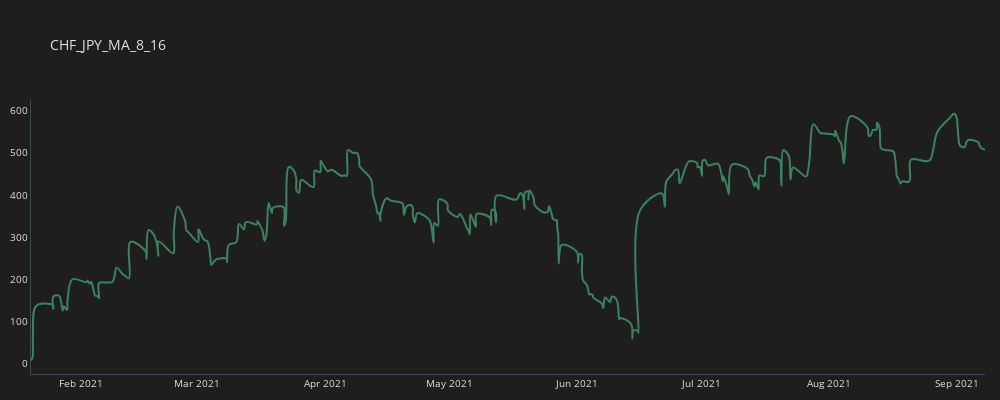
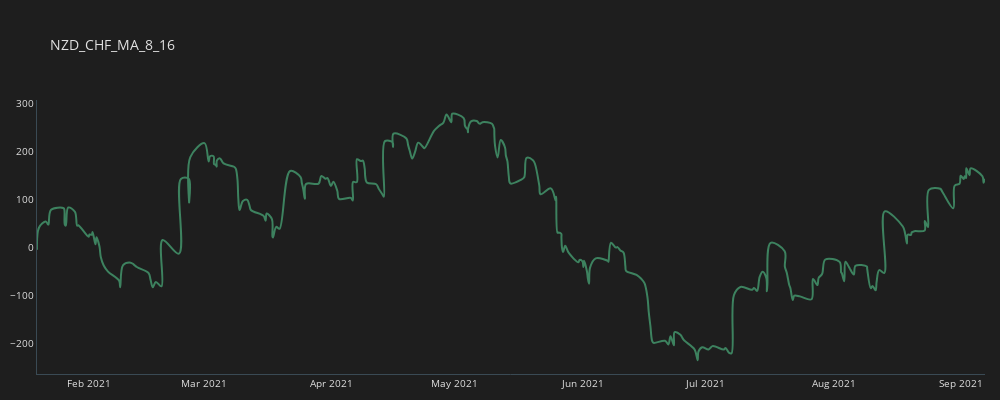
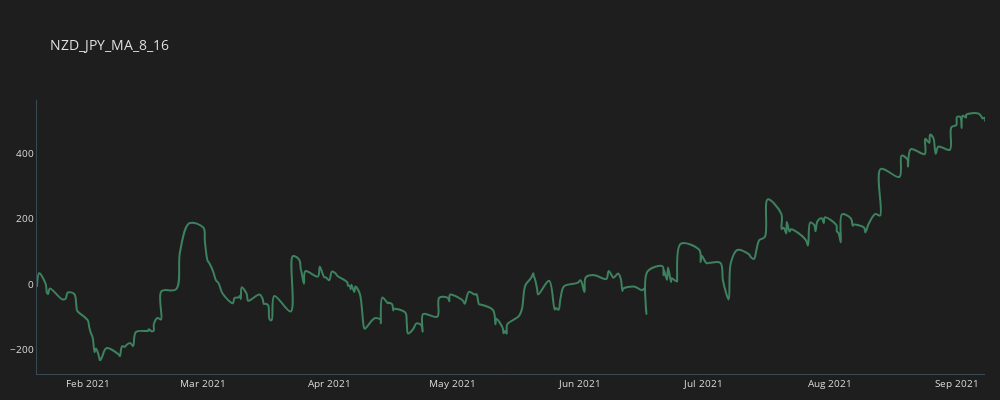
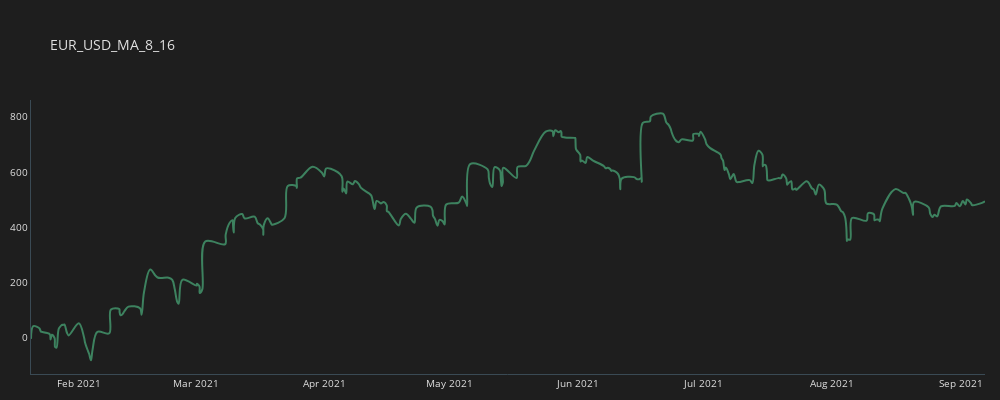

Notebook source saved alongside these figures, in order:
### Markdown cell above
#### 畫出九種貨幣對損益圖

### Code cell
c = 'MA_8_16' # 目前只討論這個 MA 組合

for p in our_pairs:
    temp_df = all_trades[ (all_trades['PAIR']==p) & (all_trades['CROSS']==c) ].copy()
    temp_df['CUM_GAIN'] = temp_df['GAIN'].cumsum()
    plot_line(temp_df, p + '_' + c)

### Figure 1 — Plotly figure (JSON) as saved in the notebook; plotly's stock layout.template omitted (floating-point values rounded to 4 significant figures; data arrays with more than 128 entries replaced by an {"elided": "..."} marker saying what was removed)
{"data": [{"line": {"color": "#3d825f", "shape": "spline", "width": 2}, "mode": "lines", "name": "CHF_JPY_GAIN", "type": "scatter", "x": {"elided": "279 str values"}, "y": {"elided": "279 float values"}}], "layout": {"font": {"color": "#e1e1e1", "size": 10}, "height": 400, "margin": {"b": 10, "l": 15, "r": 15}, "paper_bgcolor": "#1e1e1e", "plot_bgcolor": "#1e1e1e", "title": {"text": "CHF_JPY_MA_8_16"}, "width": 1000, "xaxis": {"linecolor": "#3a4a54", "linewidth": 1, "showgrid": false, "zeroline": false}, "yaxis": {"linecolor": "#3a4a54", "linewidth": 1, "showgrid": false, "zeroline": false}}}

### Figure 2 — Plotly figure (JSON) as saved in the notebook; plotly's stock layout.template omitted (floating-point values rounded to 4 significant figures; data arrays with more than 128 entries replaced by an {"elided": "..."} marker saying what was removed)
{"data": [{"line": {"color": "#3d825f", "shape": "spline", "width": 2}, "mode": "lines", "name": "CHF_JPY_GAIN", "type": "scatter", "x": {"elided": "275 str values"}, "y": {"elided": "275 float values"}}], "layout": {"font": {"color": "#e1e1e1", "size": 10}, "height": 400, "margin": {"b": 10, "l": 15, "r": 15}, "paper_bgcolor": "#1e1e1e", "plot_bgcolor": "#1e1e1e", "title": {"text": "NZD_CHF_MA_8_16"}, "width": 1000, "xaxis": {"linecolor": "#3a4a54", "linewidth": 1, "showgrid": false, "zeroline": false}, "yaxis": {"linecolor": "#3a4a54", "linewidth": 1, "showgrid": false, "zeroline": false}}}

### Figure 3 — Plotly figure (JSON) as saved in the notebook; plotly's stock layout.template omitted (floating-point values rounded to 4 significant figures; data arrays with more than 128 entries replaced by an {"elided": "..."} marker saying what was removed)
{"data": [{"line": {"color": "#3d825f", "shape": "spline", "width": 2}, "mode": "lines", "name": "CHF_JPY_GAIN", "type": "scatter", "x": {"elided": "257 str values"}, "y": {"elided": "257 float values"}}], "layout": {"font": {"color": "#e1e1e1", "size": 10}, "height": 400, "margin": {"b": 10, "l": 15, "r": 15}, "paper_bgcolor": "#1e1e1e", "plot_bgcolor": "#1e1e1e", "title": {"text": "NZD_JPY_MA_8_16"}, "width": 1000, "xaxis": {"linecolor": "#3a4a54", "linewidth": 1, "showgrid": false, "zeroline": false}, "yaxis": {"linecolor": "#3a4a54", "linewidth": 1, "showgrid": false, "zeroline": false}}}

### Figure 4 — Plotly figure (JSON) as saved in the notebook; plotly's stock layout.template omitted (floating-point values rounded to 4 significant figures; data arrays with more than 128 entries replaced by an {"elided": "..."} marker saying what was removed)
{"data": [{"line": {"color": "#3d825f", "shape": "spline", "width": 2}, "mode": "lines", "name": "CHF_JPY_GAIN", "type": "scatter", "x": {"elided": "284 str values"}, "y": {"elided": "284 float values"}}], "layout": {"font": {"color": "#e1e1e1", "size": 10}, "height": 400, "margin": {"b": 10, "l": 15, "r": 15}, "paper_bgcolor": "#1e1e1e", "plot_bgcolor": "#1e1e1e", "title": {"text": "EUR_USD_MA_8_16"}, "width": 1000, "xaxis": {"linecolor": "#3a4a54", "linewidth": 1, "showgrid": false, "zeroline": false}, "yaxis": {"linecolor": "#3a4a54", "linewidth": 1, "showgrid": false, "zeroline": false}}}
